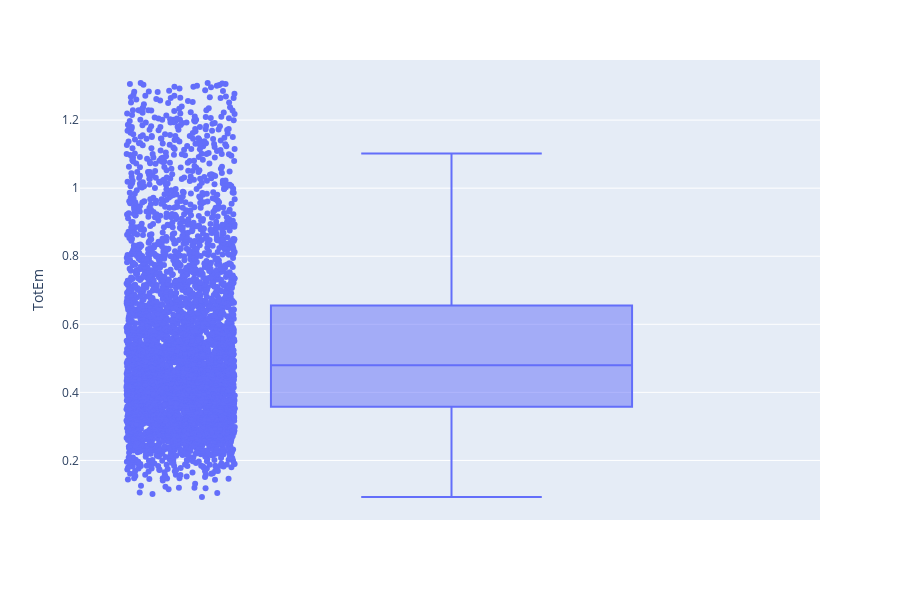

The code cell stored with this chart in its notebook:
### Code cell
fig = px.box( pm25em[pm25em['TotEm'] <= 1.31], y="TotEm",points="all")
fig.show()

### Figure 1 — Plotly figure (JSON) as saved in the notebook; plotly's stock layout.template omitted (floating-point values rounded to 4 significant figures; data arrays with more than 128 entries replaced by an {"elided": "..."} marker saying what was removed)
{"data": [{"alignmentgroup": "True", "boxpoints": "all", "hoverlabel": {"namelength": 0}, "hovertemplate": "TotEm=%{y}", "legendgroup": "", "marker": {"color": "#636efa"}, "name": "", "notched": false, "offsetgroup": "", "orientation": "v", "showlegend": false, "type": "box", "x0": " ", "xaxis": "x", "y": {"elided": "4395 float values"}, "y0": " ", "yaxis": "y"}], "layout": {"boxmode": "group", "height": 600, "legend": {"tracegroupgap": 0}, "margin": {"t": 60}, "xaxis": {"anchor": "y", "domain": [0, 1]}, "yaxis": {"anchor": "x", "domain": [0, 1], "title": {"text": "TotEm"}}}}
